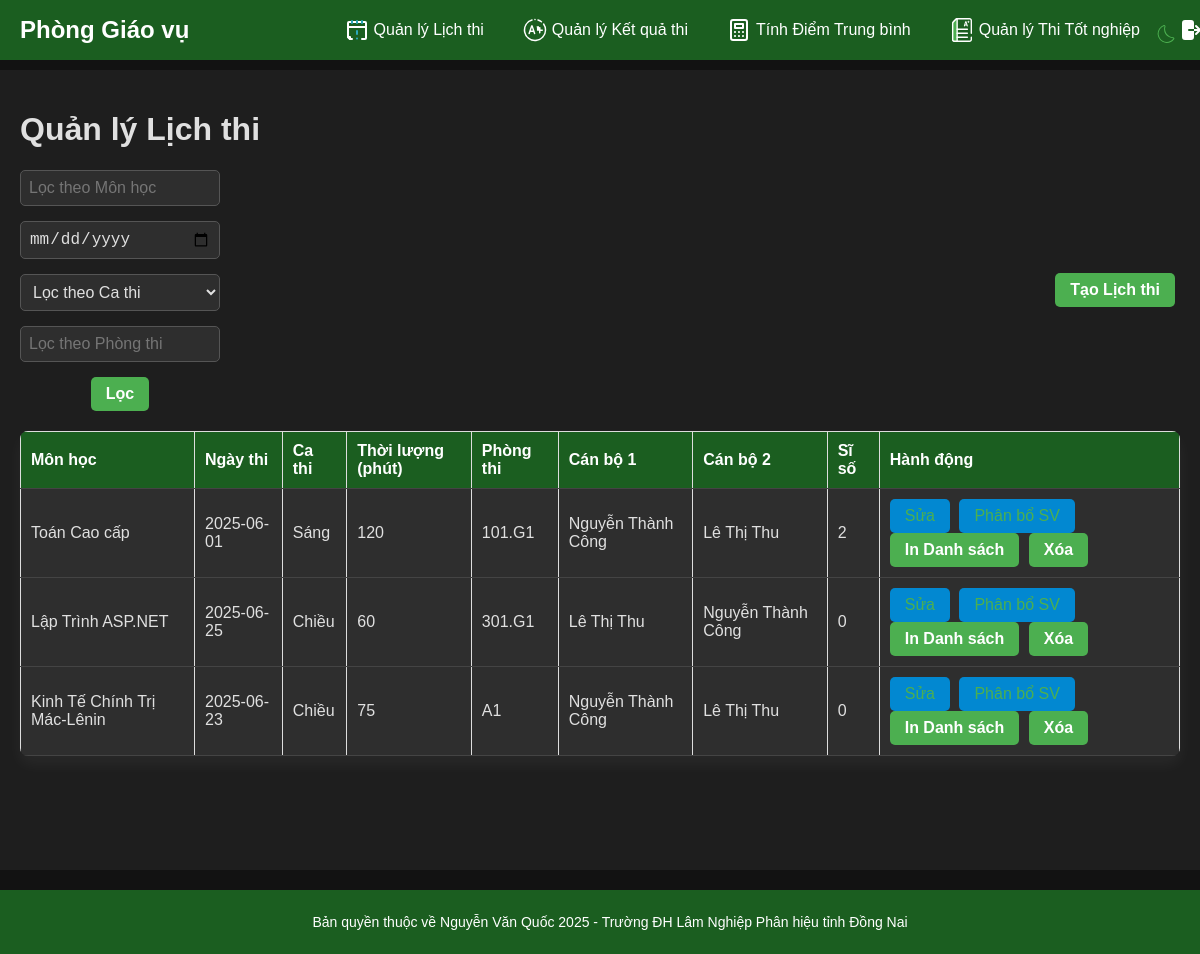
Page /manage_exam_schedule.php (signed in) on the committed database.
### tables this page shows
CREATE TABLE ExamSchedules (
    scheduleID INTEGER PRIMARY KEY AUTOINCREMENT,
    subjectID INTEGER NOT NULL,
    roomID INTEGER NOT NULL,
    teacherID1 INTEGER NOT NULL,
    teacherID2 INTEGER NOT NULL,
    examDate DATE NOT NULL,
    examShift TEXT NOT NULL,
    duration INTEGER NOT NULL,
    FOREIGN KEY (subjectID) REFERENCES Subjects(subjectID),
    FOREIGN KEY (roomID) REFERENCES ExamRooms(roomID),
    FOREIGN KEY (teacherID1) REFERENCES Teachers(teacherID),
    FOREIGN KEY (teacherID2) REFERENCES Teachers(teacherID)
);

CREATE TABLE Subjects (
    subjectID INTEGER PRIMARY KEY AUTOINCREMENT,
    subjectName TEXT NOT NULL
);

### manage_exam_schedule.php (the view, shortened to what this page needs)
<?php
$db = new SQLite3('data.db');
$query = "SELECT ExamSchedules.*, Subjects.subjectName, ExamRooms.roomName,
          t1.fullName AS teacher1Name, t2.fullName AS teacher2Name,
          (SELECT COUNT(*) FROM ExamSchedule_Student ess WHERE ess.scheduleID = ExamSchedules.scheduleID) AS student_count
          FROM ExamSchedules
          JOIN Subjects ON ExamSchedules.subjectID = Subjects.subjectID
          JOIN ExamRooms ON ExamSchedules.roomID = ExamRooms.roomID
          JOIN Teachers t1 ON ExamSchedules.teacherID1 = t1.teacherID
          JOIN Teachers t2 ON ExamSchedules.teacherID2 = t2.teacherID";
$stmt = $db->prepare($query);
$result = $stmt->execute();
?>
<!DOCTYPE html>
<html lang="en">
<head>
    <link rel="stylesheet" href="styles.css">
</head>
<body>
    <div class="header">
        <h2>Phòng Giáo vụ</h2>
        <ul>
            <li>
                <a href="manage_exam_schedule.php">
                    <span class="tab-label">Quản lý Lịch thi</span>
                </a>
            </li>
            <li>
                <a href="manage_exam_result.php">
                    <span class="tab-label">Quản lý Kết quả thi</span>
                </a>
            </li>
            <li>
                <a href="calculate_average.php">
                    <span class="tab-label">Tính Điểm Trung bình</span>
                </a>
            </li>
            <li>
                <a href="manage_graduation_exam.php">
                    <span class="tab-label">Quản lý Thi Tốt nghiệp</span>
                </a>
            </li>
            <li>
                <a href="index.php">
                </a>
            </li>
        </ul>
    </div>
    <button id="theme-toggle">
    </button>
    <div class="content">
        <h1>Quản lý Lịch thi</h1>
        <div class="filters">
            <form class="filter-group" action="manage_exam_schedule.php" method="get">
                <input list="subjects-filter" name="subject_filter" placeholder="Lọc theo Môn học" value="<?php echo isset($_GET['subject_filter']) ? htmlspecialchars($_GET['subject_filter']) : ''; ?>">
                <input type="date" name="date_filter" placeholder="Lọc theo Ngày thi" value="<?php echo isset($_GET['date_filter']) ? htmlspecialchars($_GET['date_filter']) : ''; ?>">
                <select name="shift_filter">
                    <option value="">Lọc theo Ca thi</option>
                </select>
                <input list="rooms-filter" name="room_filter" placeholder="Lọc theo Phòng thi" value="<?php echo isset($_GET['room_filter']) ? htmlspecialchars($_GET['room_filter']) : ''; ?>">
                <button type="submit">Lọc</button>
            </form>
            <button class="create-btn" data-popup="create-schedule-popup">Tạo Lịch thi</button>
        </div>
        <table>
            <thead>
                <tr>
                    <th>Môn học</th>
                    <th>Ngày thi</th>
                    <th>Ca thi</th>
                    <th>Thời lượng (phút)</th>
                    <th>Phòng thi</th>
                    <th>Cán bộ 1</th>
                    <th>Cán bộ 2</th>
                    <th>Sĩ số</th>
                    <th>Hành động</th>
                </tr>
            </thead>
            <tbody>
                <?php if (!$result): ?>
                    <tr>
                        <td colspan="9">Không có dữ liệu lịch thi.</td>
                    </tr>
                <?php else: ?>
                    <?php while ($row = $result->fetchArray(SQLITE3_ASSOC)): ?>
                        <tr>
                            <td><?php echo htmlspecialchars($row['subjectName']); ?></td>
                            <td><?php echo htmlspecialchars($row['examDate']); ?></td>
                            <td><?php echo htmlspecialchars($row['examShift']); ?></td>
                            <td><?php echo htmlspecialchars($row['duration']); ?></td>
                            <td><?php echo htmlspecialchars($row['roomName']); ?></td>
                            <td><?php echo htmlspecialchars($row['teacher1Name']); ?></td>
                            <td><?php echo htmlspecialchars($row['teacher2Name']); ?></td>
                            <td><?php echo htmlspecialchars($row['student_count']); ?></td>
                            <td>
                                <a href="#" class="create-btn" data-popup="edit-schedule-popup-<?php echo htmlspecialchars($row['scheduleID']); ?>">Sửa</a>
                                <a href="#" class="create-btn" data-popup="assign-student-popup-<?php echo htmlspecialchars($row['scheduleID']); ?>">Phân bổ SV</a>
                                <form action="manage_exam_schedule.php" method="post" style="display:inline;" class="print-form">
                                    <button type="submit" class="create-btn">In Danh sách</button>
                                </form>
                                <form action="manage_exam_schedule.php" method="post" style="display:inline;" onsubmit="return confirm('Bạn có chắc chắn muốn xóa lịch thi này?');">
                                    <button type="submit" class="delete-btn">Xóa</button>
                                </form>
                            </td>
                        </tr>
                    <?php endwhile; ?>
                <?php endif; ?>
            </tbody>
        </table>
    </div>
    <footer>
        <p>Bản quyền thuộc về Nguyễn Văn Quốc 2025 - Trường ĐH Lâm Nghiệp Phân hiệu tỉnh Đồng Nai</p>
    </footer>
</body>
</html>

### styles.css (style rules this page uses)
body { font-family: 'Segoe UI', Arial, sans-serif; margin: 0; padding: 0; background-color: #f4f7f6; color: #333; transition: background-color 0.3s, color 0.3s; }
body.dark-mode { background-color: #121212; color: #e0e0e0; }
form { display: flex; flex-direction: column; gap: 15px; }
input, select { padding: 12px; border: 1px solid #ddd; border-radius: 8px; font-size: 16px; transition: border-color 0.3s, background-color 0.3s; }
body.dark-mode input, body.dark-mode select { background-color: #2e2e2e; color: #e0e0e0; border-color: #555; }
button { padding: 12px; background-color: #2E7D32; color: #fff; border: none; border-radius: 8px; cursor: pointer; font-size: 16px; font-weight: 600; transition: background-color 0.3s, transform 0.1s; }
body.dark-mode button { background-color: #4CAF50; }
.header { width: 100%; background-color: #2E7D32; color: #fff; padding: 10px 20px; position: fixed; top: 0; left: 0; display: flex; justify-content: space-between; align-items: center; z-index: 1000; transition: background-color 0.3s; }
body.dark-mode .header { background-color: #1B5E20; }
.header h2 { margin: 0; font-size: 24px; }
.header ul { list-style: none; padding: 0; margin: 0; display: flex; gap: 15px; align-items: center; flex-wrap: nowrap; }
.header li { display: inline; }
.header a { color: #fff; text-decoration: none; display: flex; align-items: center; gap: 5px; padding: 8px 12px; border-radius: 5px; white-space: nowrap; transition: background-color 0.3s; }
.header a svg { width: 24px; height: 24px; fill: #fff; }
.content { margin-top: 70px; padding: 30px; width: 100%; box-sizing: border-box; background-color: #fff; min-height: 100vh; transition: background-color 0.3s; }
body.dark-mode .content { background-color: #1e1e1e; }
table { width: 100%; border-collapse: collapse; margin-top: 20px; background-color: #fff; box-shadow: 0 8px 16px rgba(0, 0, 0, 0.05); border-radius: 8px; overflow: hidden; }
body.dark-mode table { background-color: #2e2e2e; box-shadow: 0 8px 16px rgba(255, 255, 255, 0.05); }
th, td { padding: 15px; text-align: left; border-bottom: 1px solid #ddd; }
body.dark-mode th, body.dark-mode td { border-bottom: 1px solid #444; }
th { background-color: #2E7D32; color: #fff; font-weight: 600; }
body.dark-mode th { background-color: #1B5E20; }
td a { color: #2E7D32; text-decoration: none; margin-right: 10px; font-weight: 500; transition: color 0.3s; }
body.dark-mode td a { color: #4CAF50; }
.filters { display: flex; justify-content: space-between; align-items: center; margin-bottom: 20px; gap: 15px; }
.filters .filter-group { display: flex; flex-wrap: wrap; gap: 15px; }
.filters .filter-group input { width: 200px; }
footer { text-align: center; padding: 15px; background-color: #2E7D32; color: #fff; width: 100%; font-size: 14px; transition: background-color 0.3s; }
body.dark-mode footer { background-color: #1B5E20; }
#theme-toggle { position: fixed; top: 10px; right: 10px; background: none; border: none; cursor: pointer; z-index: 1001; }
#theme-toggle svg { width: 24px; height: 24px; fill: #2E7D32; }
body.dark-mode #theme-toggle svg { fill: #4CAF50; }

### rows in the picture
examschedules: subjectID.subjectName "Toán Cao cấp", examDate "2025-06-01", examShift "Sáng", duration "120", roomName "101.G1", teacher1Name "Nguyễn Thành Công", teacher2Name "Lê Thị Thu", student_count "2"
examschedules: subjectID.subjectName "Lập Trình ASP.NET", examDate "2025-06-25", examShift "Chiều", duration "60", roomName "301.G1", teacher1Name "Lê Thị Thu", teacher2Name "Nguyễn Thành Công", student_count "0"
examschedules: subjectID.subjectName "Kinh Tế Chính Trị Mác-Lênin", examDate "2025-06-23", examShift "Chiều", duration "75", roomName "A1", teacher1Name "Nguyễn Thành Công", teacher2Name "Lê Thị Thu", student_count "0"
